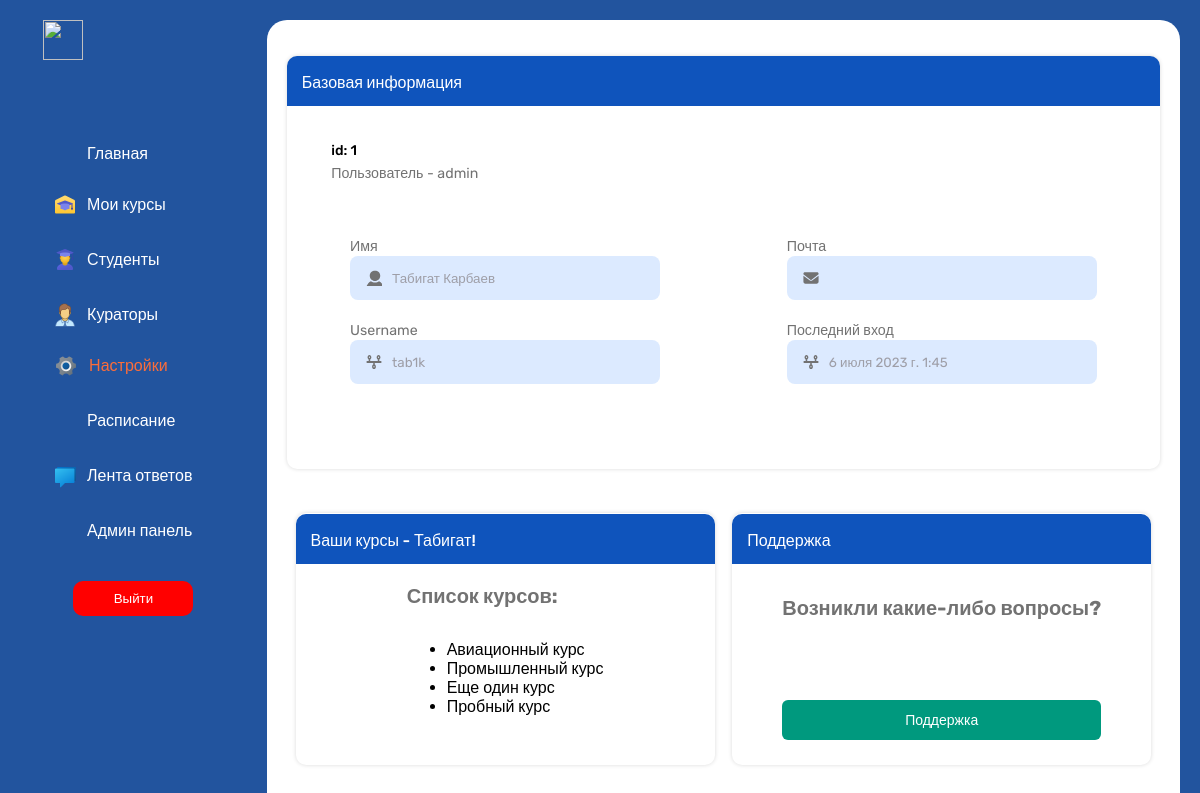
/users/student/profile/ (signed in), run on the app's committed database.
### users/models.py (models this page shows, shortened)
class User(AbstractUser):
    ROLE_CHOICES = (
        ('student', 'Студент'),
        ('curator', 'Куратор'),
        ('admin', 'Администратор'),
    )
    image = models.ImageField(upload_to='users_images', null=True, blank=True)
    role = models.CharField(max_length=10, choices=ROLE_CHOICES, default='student')
    stream = models.ForeignKey('Stream', on_delete=models.SET_NULL, null=True, blank=True)

### courses/models.py (models this page shows, shortened)
class Course(models.Model):
    title = models.CharField(max_length=255)  # Название курса
    description = models.TextField()  # Описание курса
    duration = models.PositiveIntegerField()  # Продолжительность курса
    image = models.ImageField(upload_to='course_images', null=True, blank=True)
    course_type = models.ForeignKey(CourseType, on_delete=models.CASCADE, related_name='courses') # Связь с моделью "Course Type"
    curators = models.ManyToManyField(get_user_model())   # Связь с моделью "Curator"
    students = models.ManyToManyField(User, related_name='courses', blank=True)
    class Meta:
        verbose_name = 'Курс'
        verbose_name_plural = 'Курсы'

### profiles/views.py (the view)
# urls.py: path('', Profile.as_view(), name='profile'),
class Profile(View):
    def get(self, request):
        authenticated_user = request.user
        courses = Course.objects.all()
        context = {
            'authenticated_user': authenticated_user,
            'courses': courses
        }
        if authenticated_user.role == 'student':
            courses = Course.objects.filter(students=authenticated_user)
            return render(request, 'users/student/profileSettings.html', {'context': context, 'courses': courses})
        elif authenticated_user.role == 'curator':
            courses = Course.objects.filter(curators=authenticated_user)
            return render(request, 'users/curator/profileSettingsAdmin.html', {'context': context, 'courses': courses})
        elif authenticated_user.role == 'admin':
            courses = Course.objects.all()
            return render(request, 'users/admin/profileSettingsAdmin.html', {'context': context, 'courses': courses})
        else:
            return render(request, 'users/404.html')

### users/templates/users/admin/profileSettingsAdmin.html (shortened to what this page needs)
{% extends 'users/admin/base.html' %}
{% load static %}
  {% block css %}<link rel="stylesheet" href="{% static 'admin/css/profileSettingsAdmin.css' %}">{% endblock %}
      {% block content %}
          <div class="content">
        <div style="padding-bottom: 85px;" class="profile m-r">
          <div class="profile_header">
            <h3>Базовая информация</h3>
          </div>
          <div class="profile-img">
            <div class="profileText">
              <h3>id: {{ user.id }}</h3>
              <p>Пользователь - {{ user.role }}</p>
            </div>
          </div>
          <div class="profileInfo">
            <div class="profile_info_div">
              <form class="profile-form" action="">
                  <div class="inputsDiv">
                    <label for="">Имя</label>
                    <div class="group">
                      <input placeholder="{{ user.first_name }} {{ user.last_name }}" type="text" class="input">
                    </div>
                  </div>
                  <div class="inputsDiv">
                    <label for="">Почта</label>
                    <div class="group">
                      <input placeholder="{{ user.email }}" type="email" class="input">
                    </div>
                  </div>
                  <div class="inputsDiv">
                    <label for="">Username</label>
                    <div class="group">
                      <input placeholder="{{ user.username }}" type="text" class="input">
                    </div>
                  </div>
                  <div class="inputsDiv">
                    <label for="">Последний вход</label>
                    <div class="group">
                      <input placeholder="{{ user.last_login }}" type="text" class="input">
                    </div>
                  </div>
              </form>
            </div>
          </div>
        </div>
        <div class="security-support">
        <div class="profile security">
          <div class="profile-header ">
            <h3>Ваши курсы - {{ user.first_name }}!</h3>
          </div>
          <div class="profileInfo">
              <form class="d-g" action="">
                  <h2>Список курсов:</h2>
                    <ul>
                      {% for course in courses %}
                        <li>{{ course.title }}</li>
                      {% empty %}
                        <li>Студент не участвует в курсах</li>
                      {% endfor %}
                    </ul>
                </form>
      </div>
      </div>
      <div class="profile security">
        <div class="profile-header">
          <h3>Поддержка</h3>
        </div>
        <div class="profileInfo">
            <form class="d-g" action="">
                <h2>Возникли какие-либо вопросы?</h2>
                <button class="button-support">Поддержка</button>
        </form>
    </div>
    </div>
      </div>
    </div>
      {% endblock %}

### users/static/curator/css/profileSettingsAdmin.css (style rules this page uses)
body { background-color: #22549E; margin: 0; padding: 0; }
* { font-family: 'Rubik', sans-serif !important; }
.all_page .content { background-color: white; border-radius: 20px; height: 100%; width: 77%; margin: 20px; padding: 20px; }
.group { display: flex; line-height: 28px; align-items: center; position: relative; }
.input { width: 250px; height: 40px; line-height: 28px; padding: 0 1rem; padding-left: 2.5rem; border: 2px solid transparent; border-radius: 8px; outline: none; background-color: #DCEAFF; color: #727272; transition: .3s ease; }
.input::placeholder { color: #9e9ea7; }
.icon { position: absolute; left: 1rem; fill: #9e9ea7; width: 1rem; height: 1rem; }
label { font-style: normal; font-weight: 400; font-size: 14.22px; line-height: 19px; color: #727272; }
.profile_header { background-color: #0F54BC; border-radius: 10px 10px 0px 0px; width: 100%; height: 50px; }
.profile_header h3 { font-style: normal; font-weight: 500; font-size: 16px; line-height: 23px; color: #FFFFFF; padding-top: 15px; padding-left: 15px; }
.profile { background: #FFFFFF; box-shadow: 0px 0px 4px rgba(0, 0, 0, 0.15); border-radius: 10px; width: 100%; margin-bottom: 5%; padding-bottom: 5px; }
.profile-img { display: flex; align-items: center; padding: 20px; width: 40%; height: 100%; }
.profileText { margin-left: 7%; }
.profileText h3 { font-style: normal; font-weight: 500; font-size: 14px; line-height: 21px; color: #000; }
.profileText p { width: 200px; margin-top: -5%; font-style: normal; font-weight: 400; font-size: 14.22px; line-height: 17px; color: #727272; }
.button-support { background: #00997E; margin-top: 20%; width: 100%; height: 40px; border: none; border-radius: 6px; font-style: normal; font-weight: 500; font-size: 14px; line-height: 21px; text-align: center; color: #FFFFFF; margin-bottom: 20px; cursor: pointer; }
form h2 { margin-top: 10%; color: #727272; font-size: 20px; }
.security { width: 48%; }
.profile-form { display: flex; justify-content: space-around; flex-wrap: wrap; }
.inputsDiv { margin-top: 20px; }
.security-support { display: flex; justify-content: space-around; flex-wrap: wrap; }
.d-g { display: grid; justify-content: center; }
.profile-header { background-color: #0F54BC; border-radius: 10px 10px 0px 0px; width: 100%; height: 50px; margin-top: -15px; }
.profile-header h3 { font-style: normal; font-weight: 500; font-size: 16px; line-height: 23px; color: #FFFFFF; padding-top: 15px; padding-left: 15px; }

### data on the page
User: id "1", role "admin", first_name "Табигат Карбаев", username "tab1k", last_login "6 июля 2023 г. 1:45", first_name "Табигат"
Course: title "Авиационный курс"
Course: title "Промышленный курс"
Course: title "Еще один курс"
Course: title "Пробный курс"
